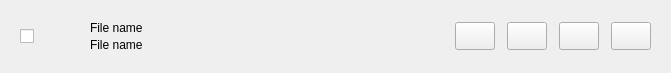
<?xml version="1.0" encoding="UTF-8"?>
<ui version="4.0">
 <class>DownloadItemWidget</class>
 <widget class="QWidget" name="DownloadItemWidget">
  <property name="geometry">
   <rect>
    <x>0</x>
    <y>0</y>
    <width>671</width>
    <height>73</height>
   </rect>
  </property>
  <property name="windowTitle">
   <string>DownloadItemWidget</string>
  </property>
  <layout class="QHBoxLayout" name="horizontalLayout" stretch="0,0,1,0,0,0,0">
   <property name="spacing">
    <number>12</number>
   </property>
   <property name="leftMargin">
    <number>20</number>
   </property>
   <property name="topMargin">
    <number>9</number>
   </property>
   <property name="rightMargin">
    <number>20</number>
   </property>
   <property name="bottomMargin">
    <number>9</number>
   </property>
   <item>
    <widget class="QCheckBox" name="checkBoxCheck">
     <property name="text">
      <string/>
     </property>
    </widget>
   </item>
   <item>
    <widget class="QLabel" name="labelIcon">
     <property name="minimumSize">
      <size>
       <width>32</width>
       <height>32</height>
      </size>
     </property>
     <property name="maximumSize">
      <size>
       <width>32</width>
       <height>32</height>
      </size>
     </property>
     <property name="text">
      <string/>
     </property>
     <property name="pixmap">
      <pixmap>:/images/file.png</pixmap>
     </property>
     <property name="scaledContents">
      <bool>true</bool>
     </property>
     <property name="alignment">
      <set>Qt::AlignCenter</set>
     </property>
    </widget>
   </item>
   <item>
    <layout class="QVBoxLayout" name="verticalLayout">
     <property name="spacing">
      <number>3</number>
     </property>
     <item>
      <spacer name="verticalSpacer">
       <property name="orientation">
        <enum>Qt::Vertical</enum>
       </property>
       <property name="sizeHint" stdset="0">
        <size>
         <width>20</width>
         <height>40</height>
        </size>
       </property>
      </spacer>
     </item>
     <item>
      <widget class="ElidedLabel" name="labelFileName">
       <property name="text">
        <string>File name</string>
       </property>
      </widget>
     </item>
     <item>
      <widget class="ElidedLabel" name="labelInfo">
       <property name="text">
        <string>File name</string>
       </property>
      </widget>
     </item>
     <item>
      <spacer name="verticalSpacer_2">
       <property name="orientation">
        <enum>Qt::Vertical</enum>
       </property>
       <property name="sizeHint" stdset="0">
        <size>
         <width>20</width>
         <height>40</height>
        </size>
       </property>
      </spacer>
     </item>
    </layout>
   </item>
   <item>
    <widget class="StylePushButton" name="pushButtonRetry">
     <property name="minimumSize">
      <size>
       <width>0</width>
       <height>28</height>
      </size>
     </property>
     <property name="maximumSize">
      <size>
       <width>16777215</width>
       <height>28</height>
      </size>
     </property>
     <property name="text">
      <string/>
     </property>
    </widget>
   </item>
   <item>
    <widget class="StylePushButton" name="pushButtonCancel">
     <property name="minimumSize">
      <size>
       <width>0</width>
       <height>28</height>
      </size>
     </property>
     <property name="maximumSize">
      <size>
       <width>16777215</width>
       <height>28</height>
      </size>
     </property>
     <property name="text">
      <string/>
     </property>
    </widget>
   </item>
   <item>
    <widget class="StylePushButton" name="pushButtonOpenFile">
     <property name="minimumSize">
      <size>
       <width>0</width>
       <height>28</height>
      </size>
     </property>
     <property name="maximumSize">
      <size>
       <width>16777215</width>
       <height>28</height>
      </size>
     </property>
     <property name="text">
      <string/>
     </property>
    </widget>
   </item>
   <item>
    <widget class="StylePushButton" name="pushButtonOpenDir">
     <property name="minimumSize">
      <size>
       <width>0</width>
       <height>28</height>
      </size>
     </property>
     <property name="maximumSize">
      <size>
       <width>16777215</width>
       <height>28</height>
      </size>
     </property>
     <property name="text">
      <string/>
     </property>
    </widget>
   </item>
  </layout>
 </widget>
 <layoutdefault spacing="6" margin="11"/>
 <customwidgets>
  <customwidget>
   <class>StylePushButton</class>
   <extends>QPushButton</extends>
   <header>stylepushbutton.h</header>
  </customwidget>
  <customwidget>
   <class>ElidedLabel</class>
   <extends>QLabel</extends>
   <header location="global">elidedlabel.h</header>
  </customwidget>
 </customwidgets>
 <resources/>
 <connections/>
</ui>
